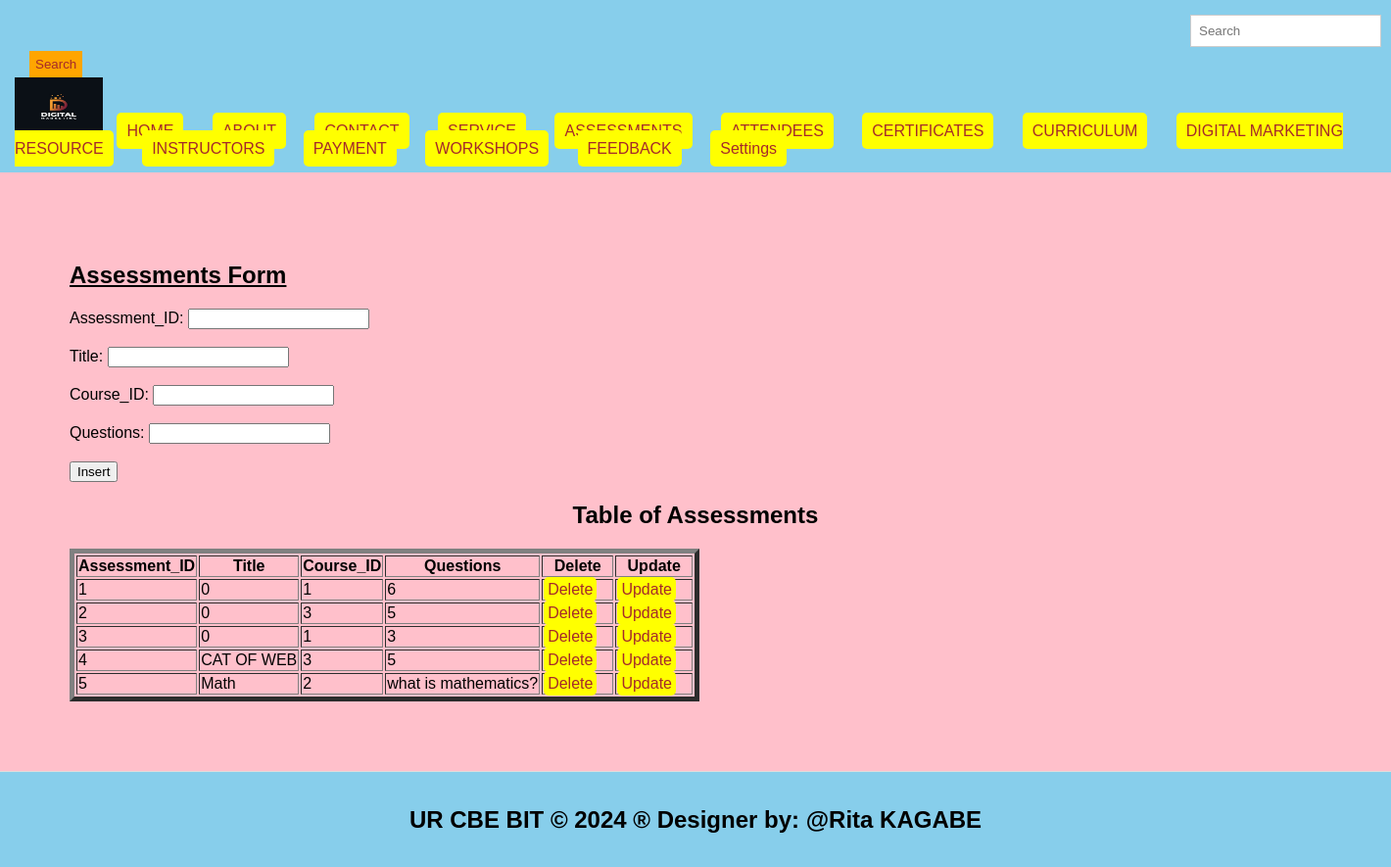
The page /assessments.php on the database its author committed.
### tables this page shows
CREATE TABLE `assessments` (
  `Assessment_ID` int(50) NOT NULL,
  `Title` text NOT NULL,
  `Course_ID` int(50) NOT NULL,
  `Questions` text NOT NULL
);

### assessments.php (the view, shortened to what this page needs)
<!DOCTYPE html>
<html lang="en">
<head>
  <link rel="stylesheet" type="text/css" href="mystyle.css" title="style 1" media="screen, tv, projection, handheld, print"/>
</head>
<body>
  <header>
    <form class="d-flex" role="search" action="search.php">
      <input class="form-control me-2" type="search" placeholder="Search" aria-label="Search" name="query">
      <button class="btn btn-outline-success" type="submit">Search</button>
    </form>
    <ul>
      <li><img src="./images/LOGO.jpg" width="90" height="60" alt="Logo"></li>
      <li><a href="./home.html">HOME</a></li>
      <li><a href="./about.html">ABOUT</a></li>
      <li><a href="./contact.html">CONTACT</a></li>
      <li><a href="./service.html">SERVICE</a></li>
      <li><a href="./assessments.php">ASSESSMENTS</a></li>
      <li><a href="./attendees.php">ATTENDEES</a></li>
      <li><a href="./certificates.php">CERTIFICATES</a></li>
      <li><a href="./curriculum.php">CURRICULUM</a></li>
      <li><a href="./digital_marketing_resource.php">DIGITAL MARKETING RESOURCE</a></li>
      <li><a href="./instructors.php">INSTRUCTORS</a></li>
      <li><a href="./payment.php">PAYMENT</a></li>
      <li><a href="./workshops.php">WORKSHOPS</a></li>
      <li><a href="./feedback.php">FEEDBACK</a></li>
      <li class="dropdown">
        <a href="#">Settings</a>
      </li>
    </ul>
  </header>
  <section>
    <h1><u>Assessments Form</u></h1>
    <form method="post" onsubmit="return confirmInsert();">
      <label for="aid">Assessment_ID:</label>
      <input type="number" id="aid" name="aid"><br><br>
      <label for="tl">Title:</label>
      <input type="text" id="tl" name="tl"><br><br>
      <label for="cid">Course_ID:</label>
      <input type="number" id="cid" name="cid" required><br><br>
      <label for="qs">Questions:</label>
      <input type="text" id="qs" name="qs" required><br><br>
      <input type="submit" name="add" value="Insert">
    </form>
    <center><h2>Table of Assessments</h2></center>
    <table border="5">
      <tr>
        <th>Assessment_ID</th>
        <th>Title</th>
        <th>Course_ID</th>
        <th>Questions</th>
        <th>Delete</th>
        <th>Update</th>
      </tr>
      <?php
      include('database_connection.php');
      $sql = "SELECT * FROM assessments";
      $result = $connection->query($sql);
      if ($result->num_rows > 0) {
        while ($row = $result->fetch_assoc()) {
          $aid = $row['Assessment_ID'];
          echo "<tr>
            <td>" . $row['Assessment_ID'] . "</td>
            <td>" . $row['Title'] . "</td>
            <td>" . $row['Course_ID'] . "</td>
            <td>" . $row['Questions'] . "</td>
            <td><a style='padding:4px' href='delete_assessments.php?Assessment_ID=$aid'>Delete</a></td>
            <td><a style='padding:4px' href='update_assessments.php?Assessment_ID=$aid'>Update</a></td>
          </tr>";
        }
      } else {
        echo "<tr><td colspan='6'>No data found</td></tr>";
      }
      ?>
    </table>
  </section>
  <footer>
    <center>
      <marquee behavior='alternate'>
        <b><h2>UR CBE BIT &copy; 2024 &reg; Designer by: @Rita KAGABE</h2></b>
      </marquee>
    </center>
  </footer>
</body>
</html>

### mystyle.css (style rules this page uses)
body { font-family: Arial, sans-serif; margin: 0; padding: 0; }
.form-control { padding: 8px; margin-left: 4px; border: 1px solid #ccc; }
.btn { padding: 6px; background-color: orange; color: brown; border: none; }
.dropdown { position: relative; display: inline; margin-right: 10px; }
body { font-family: Arial,sans-serif; margin:0; padding:0; }
header { background-color:skyblue; padding: 20px; }
.dropdown { position: right; display:right; direction:rtl; }
section { padding:28px; border-bottom: 1px solid #ddd; }
footer { text-align: center; padding: 15px; background-color:skyblue; }

### assessments.php (style rules this page uses)
body { background-color: pink; }
a { padding: 10px; color: white; background-color: yellow; text-decoration: none; margin-right: 15px; border-radius: 5px; }
a:link { color: brown; }
button.btn { margin-left: 15px; margin-top: 4px; }
input.form-control { margin-left: 1200px; padding: 8px; }
header { background-color: skyblue; padding: 15px; }
section { padding: 71px; border-bottom: 1px solid #ddd; }
footer { text-align: center; padding: 15px; background-color: skyblue; }
ul { list-style-type: none; padding: 0; margin: 0; }
li { display: inline; margin-right: 10px; }

### rows shown on the page
assessments: Assessment_ID "1", Title "0", Course_ID "1", Questions "6"
assessments: Assessment_ID "2", Title "0", Course_ID "3", Questions "5"
assessments: Assessment_ID "3", Title "0", Course_ID "1", Questions "3"
assessments: Assessment_ID "4", Title "CAT OF WEB", Course_ID "3", Questions "5"
assessments: Assessment_ID "5", Title "Math", Course_ID "2", Questions "what is mathematics?"
